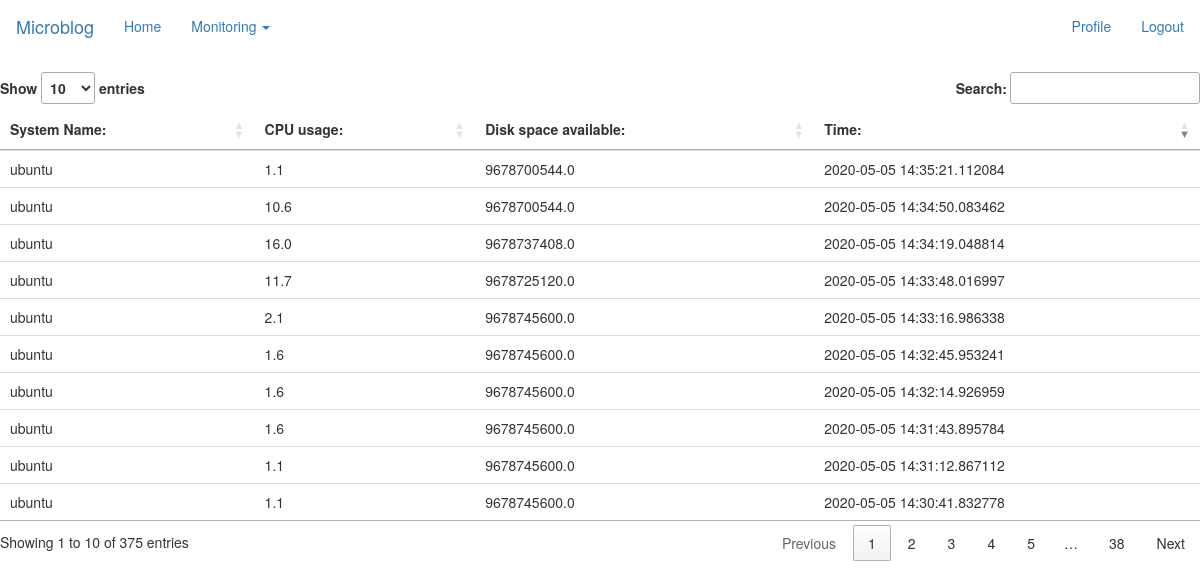
The app's page /index (signed in) with its own data.
### app/models.py (models this page shows, shortened)
class System(db.Model):
    id = db.Column(db.Integer, primary_key=True, autoincrement=True)
    system_id = db.Column(db.String(140))
    timestamp = db.Column(db.DateTime, index=True, default=datetime.utcnow)
    cpu_usage = db.Column(db.Float)
    cpu_temp = db.Column(db.Float)
    disk_free= db.Column(db.Float)
    disk_used= db.Column(db.Float)
    disk_percent = db.Column(db.Float)

### app/routes.py (the view)
@app.route('/')
@app.route('/index', methods=['GET'])
@login_required
def index():
    systems = db.session.query(System.system_id, System.cpu_usage, System.timestamp, System.disk_free).all()
    return render_template('index.html', title='Home', systems=systems)

### app/models.py (called while the page is built)
@login.user_loader
def load_user(id):
    return User.query.get(int(id))

### app/routes.py (called while the page is built)
@app.before_request
def before_request():
    if current_user.is_authenticated:
        current_user.last_seen = datetime.utcnow()
        db.session.commit()

### app/templates/index.html (shortened to what this page needs)
{% extends "base.html" %}
{% block content %}
<head>
    <link rel="stylesheet" type="text/css" href="https://cdn.datatables.net/1.10.20/css/jquery.dataTables.css">
</head>
<body>
<table id="systemTable" class=table table-hover">
<thead valign="top">
<th>System Name:</th>
<th>CPU usage:</th>
<th>Disk space available:</th>
<th>Time:</th>
</thead>
<tbody>
{% for system in systems[1:]%}
<tr>
    <td>{{system.system_id}}</td>
    <td>{{system.cpu_usage}}</td>
    <td>{{system.disk_free}}</td>
    <td>{{system.timestamp}}</td>
</tr>
{% endfor %}
</tbody>
</table>
</body>
{% endblock %}

### records on screen
System: system_id "ubuntu", cpu_usage "1.1", disk_free "9678745600.0", timestamp "2020-05-05 14:30:41.832778"
System: system_id "ubuntu", cpu_usage "1.1", disk_free "9678745600.0", timestamp "2020-05-05 14:31:12.867112"
System: system_id "ubuntu", cpu_usage "1.6", disk_free "9678745600.0", timestamp "2020-05-05 14:31:43.895784"
System: system_id "ubuntu", cpu_usage "1.6", disk_free "9678745600.0", timestamp "2020-05-05 14:32:14.926959"
System: system_id "ubuntu", cpu_usage "1.6", disk_free "9678745600.0", timestamp "2020-05-05 14:32:45.953241"
System: system_id "ubuntu", cpu_usage "2.1", disk_free "9678745600.0", timestamp "2020-05-05 14:33:16.986338"
System: system_id "ubuntu", cpu_usage "11.7", disk_free "9678725120.0", timestamp "2020-05-05 14:33:48.016997"
System: system_id "ubuntu", cpu_usage "16.0", disk_free "9678737408.0", timestamp "2020-05-05 14:34:19.048814"
System: system_id "ubuntu", cpu_usage "10.6", disk_free "9678700544.0", timestamp "2020-05-05 14:34:50.083462"
System: system_id "ubuntu", cpu_usage "1.1", disk_free "9678700544.0", timestamp "2020-05-05 14:35:21.112084"
